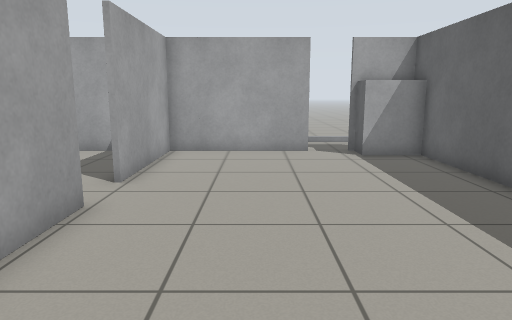
[1] (above)

12 first-person views from a walk through a robot-simulator world made for Gazebo. The camera is 1 m above the floor, tilts 10° down and sees 70° across. The floor is counted in squares, 0.5 m on a side. Each view is taken from the middle of a square. On the plan, view 1 faces up. The plan holds only what a view shows up to about 19 squares ahead; the rest is blank.

[2]
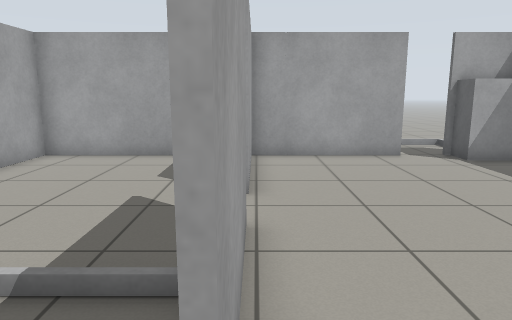

[3]
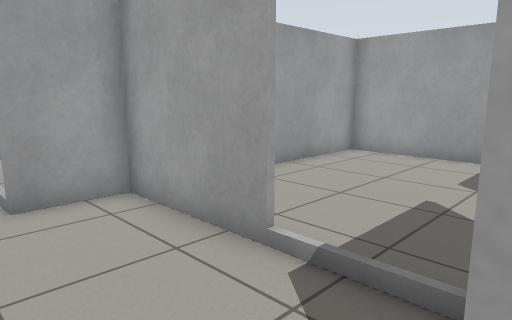

[4]
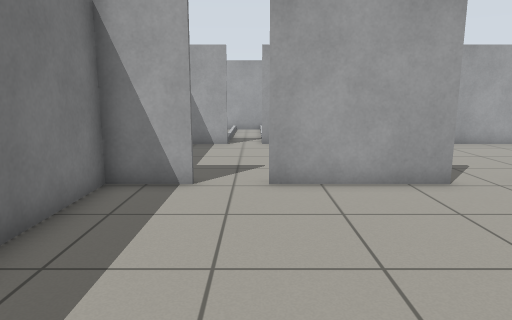

[5]
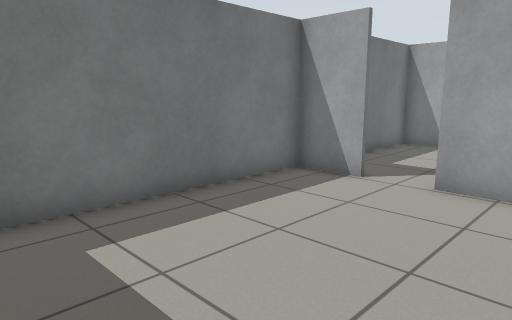

[6]
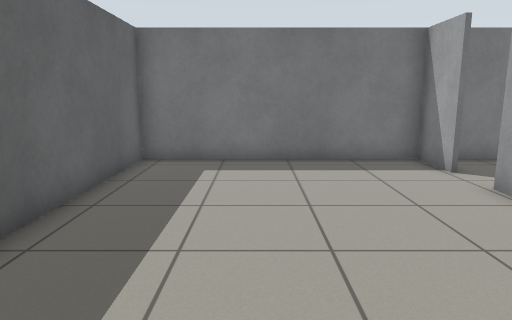

[7]
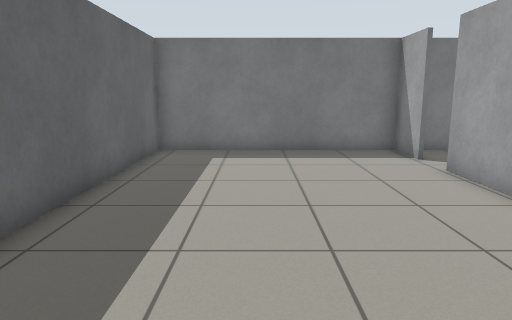

[8]
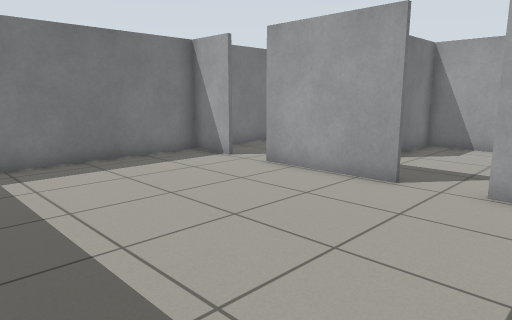

[9]
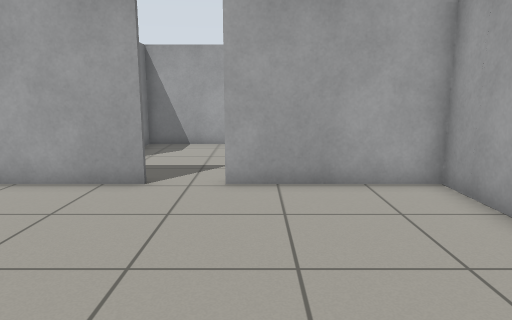

[10]
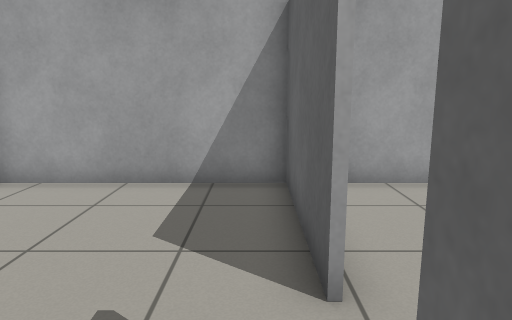

[11]
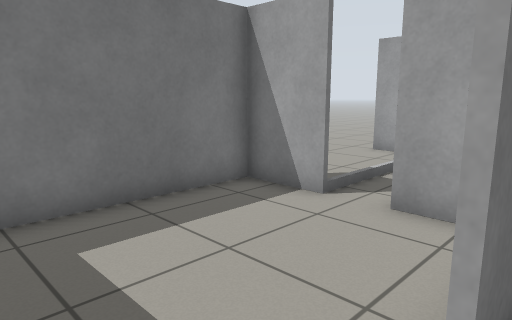

[12]
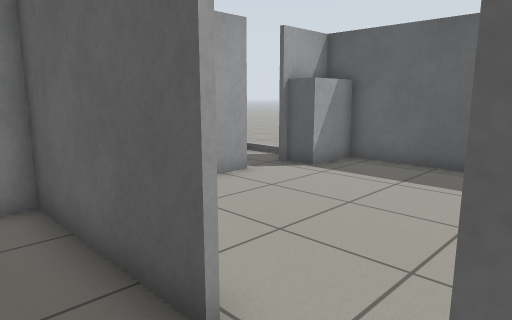

### Floor plan
Points are (right, up) in squares from view 1. A wall is a line through its corners. A room is listed if a view was taken in it or the views show most of it. See-through windows are left out.
Room 1 (views 1, 2, 3, 4, 5, 6, 7, 8, 9, 10, 11, 12)
walls: (-3.2, 6.5) (-3.2, 2.2); (-3.3, 5.9) (-3.3, 6.5); (-3.3, 8.2) (-3.3, 13.2); (-6.1, 4.4) (-10.2, 4.4); (-3.2, 0.6) (-3.2, -1.4) (5.6, -1.4) (5.6, 13.3); (-3.2, 13.4) (-3.2, 8.2); (-10.1, 7.8) (-10.1, 2.2); (-10.2, 4.6) (-6.1, 4.6); (2, 13.3) (-10.1, 13.3) (-10.1, 8.9); (-10.1, 0.9) (-10.1, -1.4) (-4.1, -1.4); (5.6, 12.2) (3.6, 12.2)
ways out: opening at (-10, 2); opening at (2.5, 13); gap at (-10, 1)

Where each view was taken, in squares from view 1:
view 1: 0 up, 0 right, facing up
view 2: 1 up, 3 left, facing up
view 3: 1 up, 3 left, facing up-left
view 4: 2 up, 5 right, facing left
view 5: 5 up, 5 right, facing down-left
view 6: 10 up, 2 right, facing down
view 7: 12 up, 2 right, facing down
view 8: 10 up, 5 right, facing down-left
view 9: 9 up, 5 right, facing left
view 10: 5 up, 4 left, facing up
view 11: 5 up, 4 left, facing down-left
view 12: 6 up, 5 left, facing up-right
